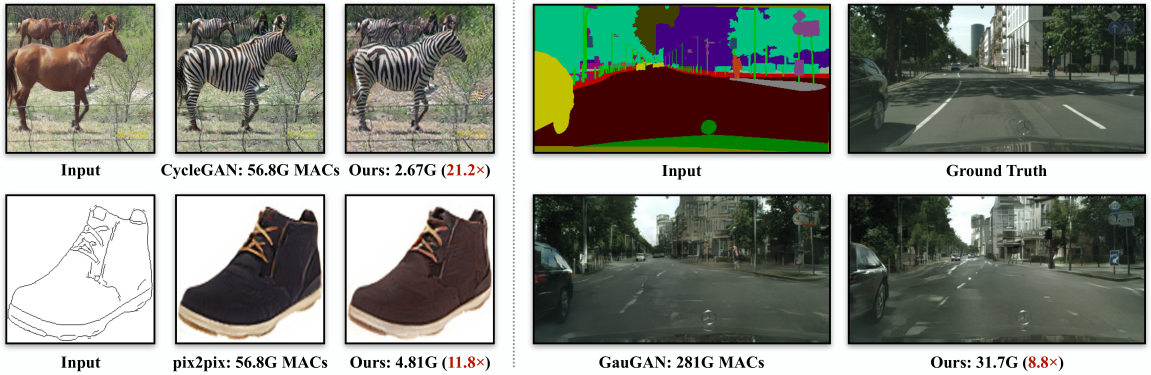
#> input picture imgs/teaser.png, 3451 x 1125 px, given as the content of the folder ../imgs/train, which was not available (shown at 1/3 size)
$ python separate_A_and_B.py --input_dir ../imgs --output_dir out
#> lines starting #> are read from the running program, lines starting #| are printed output that depends on the picture; pictures that were not available may be replaced by others from this repository, and a replacement may not be noted
import argparse
import os

import cv2
from tqdm import tqdm
import multiprocessing


def work(input_path, pathA, pathB):
    im_AB = cv2.imread(input_path, 1)  # [H, W, C]
    H, W, C = im_AB.shape
    im_A = im_AB[:, :W // 2]
    im_B = im_AB[:, W // 2:]
    cv2.imwrite(pathA, im_A)
    cv2.imwrite(pathB, im_B)


def main(opt):
    input_dir = os.path.join(opt.input_dir, opt.phase)
    output_dirA = os.path.join(opt.output_dir, '%sA' % opt.phase)
    output_dirB = os.path.join(opt.output_dir, '%sB' % opt.phase)
    os.makedirs(output_dirA, exist_ok=True)
    os.makedirs(output_dirB, exist_ok=True)
    files = os.listdir(input_dir)
    pool = multiprocessing.Pool(processes=opt.num_workers)
    results = []
    for file in tqdm(files):
        assert isinstance(file, str)
        if file.endswith('.png') or file.endswith('.jpg'):
            input_path = os.path.join(input_dir, file)
            pathA = os.path.join(output_dirA, file.replace('_AB', ''))
            pathB = os.path.join(output_dirB, file.replace('_AB', ''))
            # work(input_path, pathA, pathB)
            results.append(pool.apply_async(work, args=(input_path, pathA, pathB)))
#> this loop made 1 pass
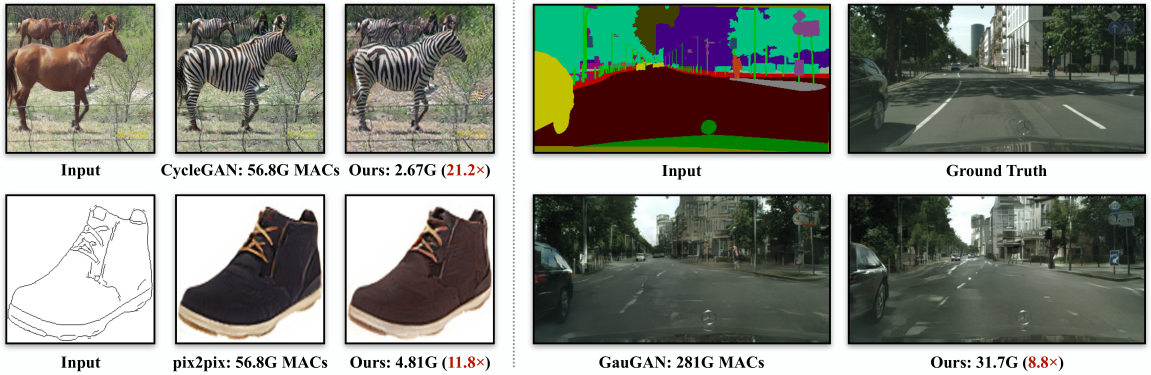
#> input picture imgs/teaser.png, 3451 x 1125 px, given as the content of the folder ../imgs/train, which was not available (shown at 1/3 size)
#> pass 1, in work, `im_A = im_AB[:, :W // 2]`:
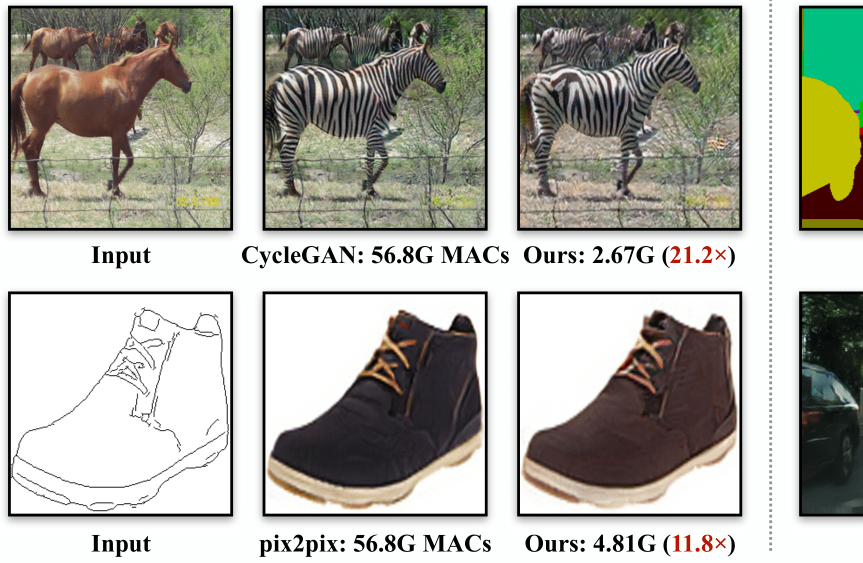
#> im_A: shape (1125, 1725, 3) (shown at 1/2 size); mean B, G, R 163.2, 172.2, 172.1
#> pass 1, in work, `im_B = im_AB[:, W // 2:]`:
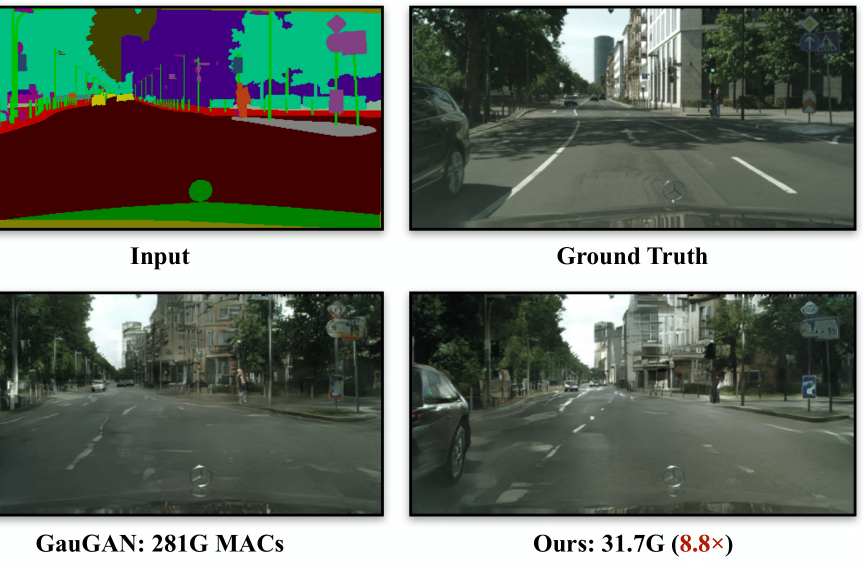
#> im_B: shape (1125, 1726, 3) (shown at 1/2 size); mean B, G, R 105, 113.9, 106.5
    for result in tqdm(results):
        assert isinstance(result, multiprocessing.pool.AsyncResult)
        result.wait()


if __name__ == '__main__':
    parser = argparse.ArgumentParser()
    parser.add_argument('--input_dir', type=str, required=True,
                        help='the input directory of the aligned data, e.g., database/edges2shoes/')
    parser.add_argument('--output_dir', type=str, required=True,
                        help='the output directory, e.g., database/edges2shoes-unaligned')
    parser.add_argument('--phase', type=str, default='train',
                        choices=['train', 'val', 'test'], help='the data split')
    parser.add_argument('--num_workers', type=int, default=16)
    opt = parser.parse_args()
#> (the run stopped early here; a loop or call above may not have finished)
